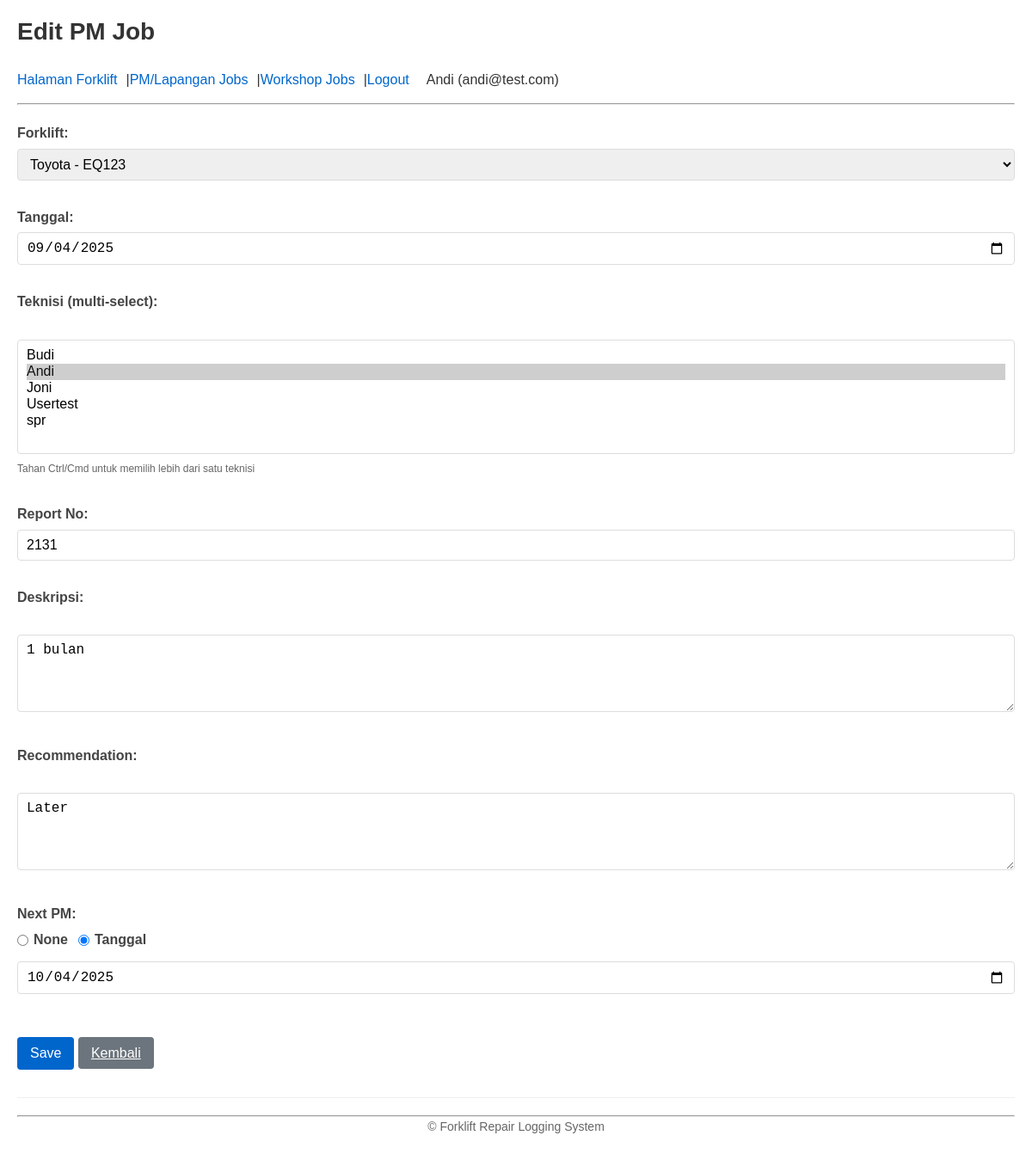
The app's page /pm/edit/1 (signed in) with its own data.
### app/models.py (models this page shows)
class User(Base):
    __tablename__ = "users"
    id = Column(Integer, primary_key=True, index=True)
    name = Column(String, nullable=False)
    email = Column(String, nullable=True, unique=True)
    password = Column(String, nullable=True)
    role = Column(String, nullable=False, default="teknisi")  # admin / supervisor / teknisi

class PMJob(Base):
    __tablename__ = "pm_jobs"
    id = Column(Integer, primary_key=True, index=True)
    forklift_id = Column(Integer, ForeignKey("forklifts.id", ondelete="CASCADE"), nullable=False)
    date = Column(Date, nullable=False)
    report_no = Column(String, nullable=False)
    job_desc = Column(Text, nullable=False)
    recommendation = Column(Text, nullable=True)
    next_pm_date = Column(Date, nullable=True)
    created_by = Column(Integer, nullable=False)  # sementara int user id
    forklift = relationship("Forklift", back_populates="pm_jobs")
    assigned = relationship("PMJobAssignment", back_populates="pm_job",
                            cascade="all, delete-orphan", passive_deletes=True)

class Forklift(Base):
    __tablename__ = "forklifts"
    id = Column(Integer, primary_key=True, index=True)
    brand = Column(String, nullable=False)
    type = Column(String, nullable=False)
    eq_no = Column(String, nullable=False, unique=True)
    serial_number = Column(String, nullable=False, unique=True)
    location = Column(String, nullable=False)
    powertrain = Column(String, nullable=False)
    owner = Column(String, nullable=False)
    mfg_year = Column(Integer, nullable=False)
    status = Column(String, nullable=False)
    pm_jobs = relationship("PMJob", back_populates="forklift",
                           cascade="all, delete-orphan", passive_deletes=True)
    workshop_jobs = relationship("WorkshopJob", back_populates="forklift",
                                 cascade="all, delete-orphan", passive_deletes=True)
    __table_args__ = (
        UniqueConstraint('eq_no', name='uq_eq_no'),
        UniqueConstraint('serial_number', name='uq_serial_number'),
    )

### app/routes/pm_jobs.py (the view)
@router.get("/edit/{id}", response_class=HTMLResponse)
def edit_pm_job_form(id: int, request: Request, db: Session = Depends(get_db)):
    current_user = get_current_user(request)
    job = db.query(PMJob).options(
        joinedload(PMJob.forklift),
        selectinload(PMJob.assigned).joinedload(PMJobAssignment.user)
    ).filter(PMJob.id == id).first()
    if not job:
        return RedirectResponse("/pm/", status_code=303)
    if not (is_admin(current_user) or is_assigned_to_pm(current_user, job)):
        raise HTTPException(status_code=status.HTTP_403_FORBIDDEN, detail="Forbidden")
    forklifts = db.query(Forklift).all()
    users = db.query(User).filter(User.role != "admin").all()
    selected_tech_ids = [a.user_id for a in job.assigned]
    return templates.TemplateResponse("pm_jobs/edit.html", {
        "request": request,
        "job": job,
        "forklifts": forklifts,
        "users": users,
        "selected_tech_ids": selected_tech_ids
    })

### app/templates/pm_jobs/edit.html (shortened to what this page needs)
{% extends "base.html" %}
{% block header_title %}Edit PM Job{% endblock %}
{% block content %}
  <section>
    <form action="/pm/edit/{{ job.id }}" method="post" class="auth-form">
      <div class="form-group">
        <label for="forklift_id">Forklift:</label>
        <select name="forklift_id" id="forklift_id" required>
          {% for f in forklifts %}
          <option value="{{ f.id }}" {% if f.id == job.forklift_id %}selected{% endif %}>
            {{ f.brand }} - {{ f.eq_no }}
          </option>
          {% endfor %}
        </select>
      </div>
      <div class="form-group">
        <label for="date">Tanggal:</label>
        <input type="date" name="date" id="date" value="{{ job.date }}" required>
      </div>
      <div class="form-group">
        <label for="technicians">Teknisi (multi-select):</label><br>
        <select name="technicians" id="technicians" multiple size="6">
          {% for u in users %}
          <option value="{{ u.id }}" {% if u.id in selected_tech_ids %}selected{% endif %}>
            {{ u.name }}
          </option>
          {% endfor %}
        </select>
        <div style="font-size:12px;color:#666;margin-top:4px;">Tahan Ctrl/Cmd untuk memilih lebih dari satu teknisi</div>
      </div>
      <div class="form-group">
        <label for="report_no">Report No:</label>
        <input type="text" name="report_no" id="report_no" value="{{ job.report_no }}" required>
      </div>
      <div class="form-group">
        <label for="job_desc">Deskripsi:</label><br>
        <textarea name="job_desc" id="job_desc" rows="4" cols="50" required>{{ job.job_desc }}</textarea>
      </div>
      <div class="form-group">
        <label for="recommendation">Recommendation:</label><br>
        <textarea name="recommendation" id="recommendation" rows="4" cols="50">{{ job.recommendation or '' }}</textarea>
      </div>
      <div class="form-group">
        <label>Next PM:</label>
        <div style="display:flex;align-items:center;gap:12px;flex-wrap:wrap">
          {% set has_next = 1 if job.next_pm_date else 0 %}
          <label style="display:flex;align-items:center;gap:6px;margin:0;">
            <input type="radio" name="next_pm_option" value="" {% if not has_next %}checked{% endif %}>
            None
          </label>
          <label style="display:flex;align-items:center;gap:6px;margin:0;">
            <input type="radio" name="next_pm_option" value="date" {% if has_next %}checked{% endif %}>
            Tanggal
          </label>
          <input type="date" name="next_pm_date" id="next_pm_date" value="{{ job.next_pm_date or '' }}">
        </div>
      </div>
      <div class="form-actions">
        <button type="submit" class="btn">Save</button>
        <a href="/pm/" class="btn btn-secondary">Kembali</a>
      </div>
    </form>
  </section>
{% endblock %}

### app/templates/base.html (shortened to what this page needs)
<!DOCTYPE html>
<html lang="id">
<head>
    <link rel="preload" href="{{ url_for('static', path='/css/styles.css') }}?v=1" as="style" onload="this.onload=null;this.rel='stylesheet'">
</head>
<body>
    <header>
        <h1>{% block header_title %}Forklift Repair Logging System{% endblock %}</h1>
        <nav>
            <a href="/">Halaman Forklift</a> |
            <a href="/pm/">PM/Lapangan Jobs</a> |
            <a href="/workshop/">Workshop Jobs</a> |
            {% if request.cookies.get('session_token') %}
            <a href="/auth/logout" id="logout-link">Logout</a>
            <span id="user-info" style="margin-left: 10px;">
                {{ request.state.user.name if request.state.user else '' }}
                ({{ request.state.user.email if request.state.user else '' }})
            </span>
            {% else %}
            <a href="/auth/login" id="login-link">Login</a>
            {% endif %}
        </nav>
        <hr>
    </header>
    <main>
        {% block content %}{% endblock %}
    </main>
    <footer>
        <hr>
        <p>&copy; {{ current_year }} Forklift Repair Logging System</p>
    </footer>
</body>
</html>

### app/static/css/styles.css (style rules this page uses)
* { margin:0;padding:0;box-sizing:border-box }
body { font-family:Arial,sans-serif;line-height:1.6;padding:20px;max-width:1200px;margin:0 auto;color:#333;background-color:#fff }
h1,h2,h3,h4,h5,h6 { color:#333;margin-bottom:0.75em;font-weight:600;line-height:1.2 }
h1 { font-size:1.75rem }
p { margin-bottom:1em }
header { margin-bottom:20px }
main { min-height:300px }
section { margin-bottom:2rem }
nav { margin:10px 0;display:flex;flex-wrap:wrap;align-items:center }
nav a { margin-right:10px;text-decoration:none;color:#0066cc;padding:5px 0 }
.form-group { margin-bottom:15px }
label { display:block;margin-bottom:5px;font-weight:600;color:#444 }
.form-control,input[type="text"],input[type="email"],input[type="password"],input[type="number"],input[type="date"],select,textarea { width:100%;padding:8px 10px;border:1px solid #ddd;border-radius:4px;font-size:16px;transition:border-color 0.2s ease }
.form-actions { margin-top:20px }
button,.btn { background-color:#0066cc;color:#fff;border:none;padding:10px 15px;border-radius:4px;cursor:pointer;font-size:16px;transition:background-color 0.2s ease }
.btn-secondary { background-color:#6c757d }
footer { margin-top:30px;padding-top:20px;border-top:1px solid #eee;text-align:center;color:#666;font-size:14px }

### app/templates/base.html (style rules this page uses)
* { margin: 0; padding: 0; box-sizing: border-box; }
body { font-family: Arial, sans-serif; line-height: 1.6; padding: 20px; max-width: 1200px; margin: 0 auto; color: #333; }
header { margin-bottom: 20px; }
h1 { color: #333; margin-bottom: 0.75em; font-weight: 600; line-height: 1.2; font-size: 1.75rem; }
nav { margin: 10px 0; display: flex; flex-wrap: wrap; align-items: center; }
nav a { margin-right: 10px; text-decoration: none; color: #0066cc; padding: 5px 0; }
.form-group { margin-bottom: 15px; }
label { display: block; margin-bottom: 5px; font-weight: 600; color: #444; }
input, select, textarea { width: 100%; padding: 8px 10px; border: 1px solid #ddd; border-radius: 4px; font-size: 16px; }
button, .btn { background-color: #0066cc; color: white; border: none; padding: 10px 15px; border-radius: 4px; cursor: pointer; }
.auth-form { display: flex; flex-direction: column; gap: 15px; }
.form-actions { margin-top: 20px; }

### records on screen
User: state.user "Andi", state.user "andi@test.com"
PMJob: forklift_id "Toyota - EQ123", date "09/04/2025", report_no "2131", job_desc "1 bulan", recommendation "Later", next_pm_date "10/04/2025"

### other values on screen
form field technicians "Budi / Andi ☑ / Joni / Usertest / spr"
